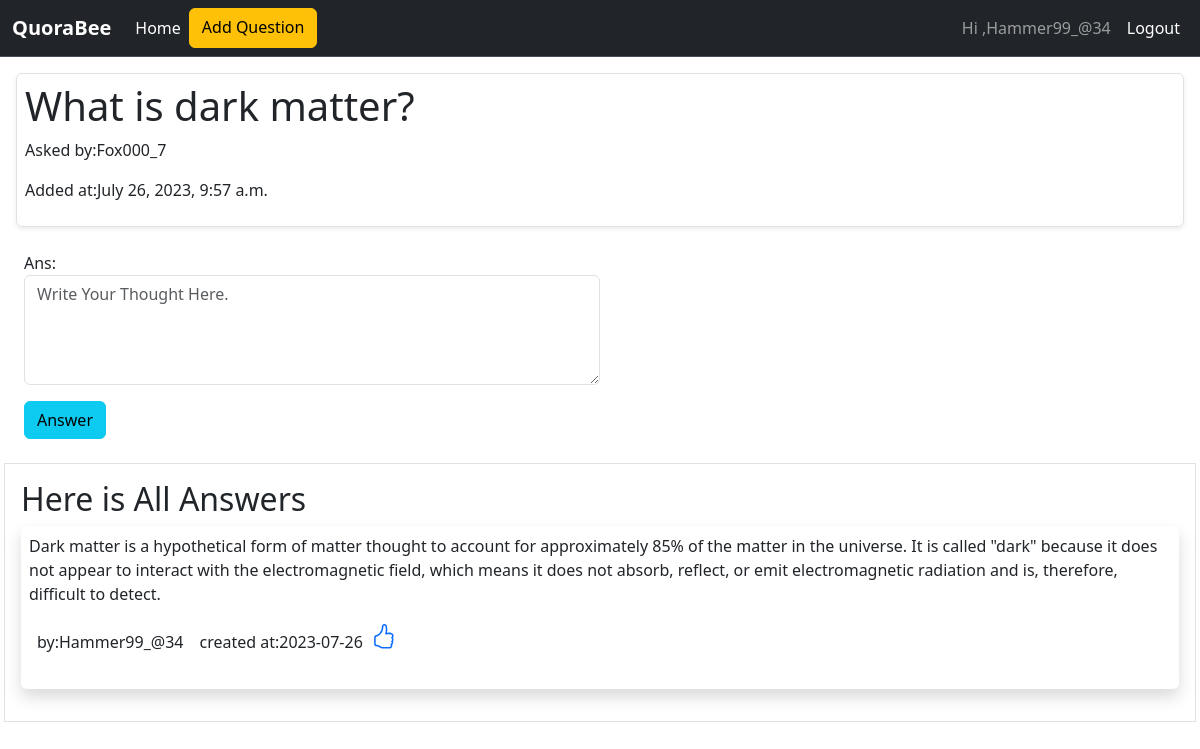
The page /question/1/ (signed in) on the database its author committed.
### core/models.py (models this page shows, shortened)
class Question(models.Model):
    question = models.CharField(max_length=255,verbose_name='Add Question', blank=False,null=True,help_text='Start your question with Why, What, How etc.')
    created_on = models.DateTimeField(auto_now_add=True)
    author = models.ForeignKey(User, on_delete=models.CASCADE)
    uquest_id = models.CharField(verbose_name='Unique ID',max_length=25,default=uuid.uuid4().hex[:12], editable=False, null=True , blank=False)
    class Meta:
        ordering = ('-created_on',)

class Answer(models.Model):
    question = models.ForeignKey(Question, on_delete=models.CASCADE)
    ans = models.TextField(help_text='Write your thought or answer comment.', max_length=450,blank=False, null=True)
    created_on = models.DateTimeField(auto_now_add=True)
    author = models.ForeignKey(User, on_delete=models.CASCADE)
    uans_id = models.CharField(verbose_name="Unique ID",max_length=25,default=uuid.uuid4().hex[:12], editable=False, null=True , blank=False)
    class Meta:
        ordering = ('-created_on',)

### core/views.py (the view)
# urls.py: path('question/<int:pk>/', views.question_detail, name="question_detail"),
def question_detail(request, pk):
    question = get_object_or_404(Question, pk=pk)
    answers = question.answer_set.all()
    liked_answers = request.user.answer_likes.values_list('answer', flat=True)
    if request.method == 'POST':
        form = AnswerForm(request.POST)
        if form.is_valid():
            my_answer = form.save(commit=False)
            my_answer.question = question
            my_answer.author = request.user
            my_answer.save()
            return redirect('question_detail', pk=question.pk)
    else:
        form = AnswerForm()
        context = {
        'question': question,
        'answers': answers,
        'liked_answers': liked_answers,
        'form': form, }
    return render(request, 'question_detail.html', context)

### core/forms.py (shortened to what this page needs)
class AnswerForm(forms.Form):
    ans = forms.CharField(
        required=True,
        widget=forms.Textarea(attrs={'rows': 4, 'cols': 40, 'class':'form-floating form-control w-50','placeholder':'Write Your Thought Here.'}),
        )
    class Meta:
        model = Answer
        fields =('ans',)

### core/templates/question_detail.html (shortened to what this page needs)
{% extends 'base.html' %}
{% block content %}
<div class="m-3 p-2 shadow-sm  mb-2 bg-body-info rounded border">
    <h1>{{ question.question}}</h1>
    <p>Asked by:{{ question.author}}</p>
    <p>Added at:{{question.created_on}}</p>
</div>
<div class="m-3 p-2">
    {% if request.user.is_authenticated %}
        <form action="" method="POST">
            {{form.as_p}}
            <input class="btn btn-info text-semiblod" type="submit" value="Answer">
        </form>
    {% endif %}
</div>
<div class="m-1 p-3 border">
    <h2>Here is All Answers</h2>
    {% if answers %}
      <ul class="nav flex-column">
        {% for answer in answers  %}
          <li class="nav-item shadow p-2 mb-3 bg-body-info rounded">
            <p>{{ answer.ans }}</p>
            <div class="d-flex flex-row mb-3">
              <div class="p-2">by:{{ answer.author }}</div>
              <div class="p-2">created at:{{ answer.created_on|date:'Y-m-d' }}</div>
            <div>
              <div class="d-flex flex-row mb-3">
                {% if answer.pk in liked_answers %}
                <a class="nav-link p-2" href="{% url 'like_answer' answer.pk %}">
                  <svg xmlns="http://www.w3.org/2000/svg" width="25" height="25" fill="currentColor" class="bi bi-hand-thumbs-down" viewBox="0 0 16 16">
                    <path d="M8.864 15.674c-.956.24-1.843-.484-1.908-1.42-.072-1.05-.23-2.015-.428-2.59-.125-.36-.479-1.012-1.04-1.638-.557-.624-1.282-1.179-2.131-1.41C2.685 8.432 2 7.85 2 7V3c0-.845.682-1.464 1.448-1.546 1.07-.113 1.564-.415 2.068-.723l.048-.029c.272-.166.578-.349.97-.484C6.931.08 7.395 0 8 0h3.5c.937 0 1.599.478 1.934 1.064.164.287.254.607.254.913 0 .152-.023.312-.077.464.201.262.38.577.488.9.11.33.172.762.004 1.15.069.13.12.268.159.403.077.27.113.567.113.856 0 .289-.036.586-.113.856-.035.12-.08.244-.138.363.394.571.418 1.2.234 1.733-.206.592-.682 1.1-1.2 1.272-.847.283-1.803.276-2.516.211a9.877 9.877 0 0 1-.443-.05 9.364 9.364 0 0 1-.062 4.51c-.138.508-.55.848-1.012.964l-.261.065zM11.5 1H8c-.51 0-.863.068-1.14.163-.281.097-.506.229-.776.393l-.04.025c-.555.338-1.198.73-2.49.868-.333.035-.554.29-.554.55V7c0 .255.226.543.62.65 1.095.3 1.977.997 2.614 1.709.635.71 1.064 1.475 1.238 1.977.243.7.407 1.768.482 2.85.025.362.36.595.667.518l.262-.065c.16-.04.258-.144.288-.255a8.34 8.34 0 0 0-.145-4.726.5.5 0 0 1 .595-.643h.003l.014.004.058.013a8.912 8.912 0 0 0 1.036.157c.663.06 1.457.054 2.11-.163.175-.059.45-.301.57-.651.107-.308.087-.67-.266-1.021L12.793 7l.353-.354c.043-.042.105-.14.154-.315.048-.167.075-.37.075-.581 0-.211-.027-.414-.075-.581-.05-.174-.111-.273-.154-.315l-.353-.354.353-.354c.047-.047.109-.176.005-.488a2.224 2.224 0 0 0-.505-.804l-.353-.354.353-.354c.006-.005.041-.05.041-.17a.866.866 0 0 0-.121-.415C12.4 1.272 12.063 1 11.5 1z"/>
                  </svg>
                </a>
                <a href="" class="p-2 nav-link">
                  <svg xmlns="http://www.w3.org/2000/svg" width="25" height="25" fill="currentColor" class="bi bi-hand-thumbs-up-fill" viewBox="0 0 16 16">
                    <path d="M6.956 1.745C7.021.81 7.908.087 8.864.325l.261.066c.463.116.874.456 1.012.965.22.816.533 2.511.062 4.51a9.84 9.84 0 0 1 .443-.051c.713-.065 1.669-.072 2.516.21.518.173.994.681 1.2 1.273.184.532.16 1.162-.234 1.733.058.119.103.242.138.363.077.27.113.567.113.856 0 .289-.036.586-.113.856-.039.135-.09.273-.16.404.169.387.107.819-.003 1.148a3.163 3.163 0 0 1-.488.901c.054.152.076.312.076.465 0 .305-.089.625-.253.912C13.1 15.522 12.437 16 11.5 16H8c-.605 0-1.07-.081-1.466-.218a4.82 4.82 0 0 1-.97-.484l-.048-.03c-.504-.307-.999-.609-2.068-.722C2.682 14.464 2 13.846 2 13V9c0-.85.685-1.432 1.357-1.615.849-.232 1.574-.787 2.132-1.41.56-.627.914-1.28 1.039-1.639.199-.575.356-1.539.428-2.59z"/>
                  </svg>{{ answer.likes.count }}</a>
                {% else %}
                <a href="{% url 'like_answer' answer.pk %}">
                </a>
                {% endif %}
          </li>
        {% endfor %}
      </ul>
    {% else %}
      <p>No answers yet.</p>
    {% endif %}
</div>
{% endblock %}

### templates/base.html (shortened to what this page needs)
<!doctype html>
<html lang="en">
  <head>
    <link href="https://cdn.jsdelivr.net/npm/bootstrap@5.3.0/dist/css/bootstrap.min.css" rel="stylesheet">
  </head>
  <body>
    <nav class="navbar  navbar-expand-lg bg-dark border-bottom border-bottom-dark" data-bs-theme="dark">
      <div class="container-fluid">
        <a class="navbar-brand fw-bold " href="#">QuoraBee</a>
        <div class="collapse navbar-collapse" id="navbarNavAltMarkup">
          <div class="navbar-nav">
            <a class="nav-link active" aria-current="page" href="{% url 'home' %}">Home</a>
            <a class="btn btn-warning text-wrap" href="{% url 'add_question' %}">Add Question</a>
          </div>
          <div class="navbar-nav ms-auto">
            {% if request.user.is_authenticated %}
            <a class="nav-link overflow-hidden" href="#">Hi ,{{ request.user.username }}</a>
            <a class="nav-link text-white" href="{% url 'account:logout' %}">Logout</a>
            {% else %}
            <a class=" btn btn-secondary" href="{% url 'account:signup' %}">Sign Up</a>
            <a class="nav-link" href="{% url 'account:login' %}">Login</a>
            {% endif %}
          </div>
        </div>
      </div>
    </nav>
    {% block content %}
    {% endblock content %}
  </body>
</html>

### rows shown on the page
Question: question "What is dark matter?", author "Fox000_7", created_on "July 26, 2023, 9:57 a.m."
Answer: ans "Dark matter is a hypothetical form of matter thought to account for approximately 85% of the matter in the universe. It is called \"dark\" because it does not appear to interact with the electromagnetic field, which means it does not absorb, reflect, or emit electromagnetic radiation and is, therefore, difficult to detect.", author "Hammer99_@34", created_on "2023-07-26"

### other values the page prints
{{ request.user.username }} "Hammer99_@34"
